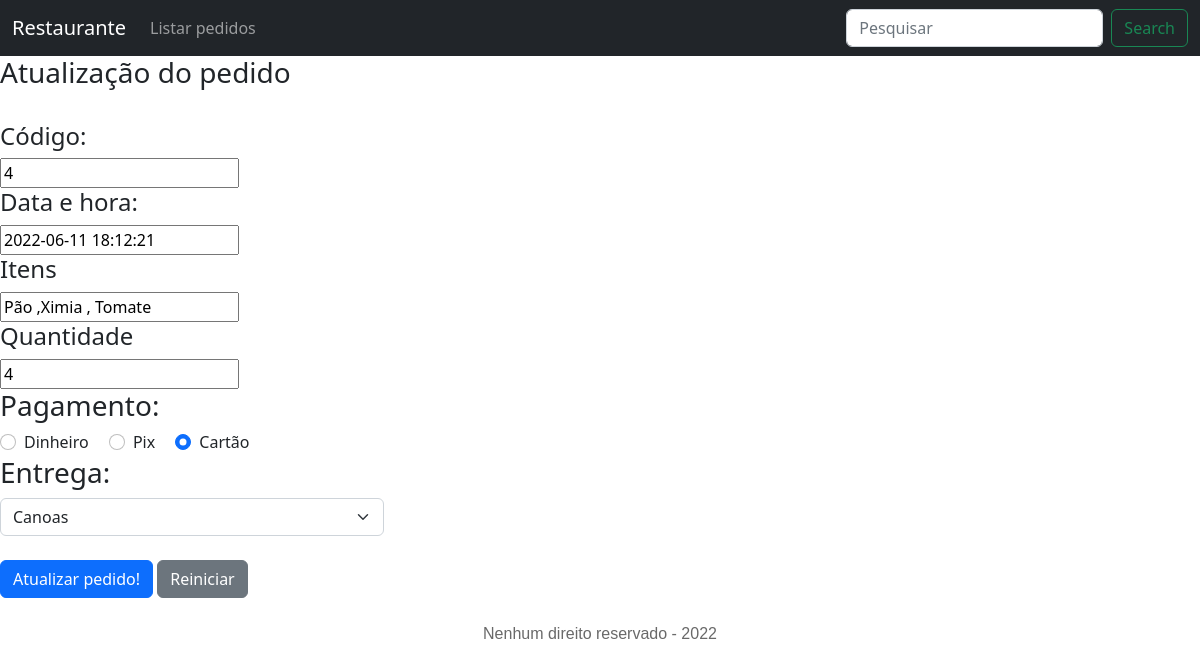
The page /public/atualiza.php?cod=4 on the database its author committed.
### tables this page shows
CREATE TABLE `pedidos` (
  `cod` int(11) NOT NULL,
  `data_hora` datetime DEFAULT NULL,
  `itens` text DEFAULT NULL,
  `quant` int(11) DEFAULT NULL,
  `pag` varchar(20) DEFAULT NULL,
  `local` varchar(20) DEFAULT NULL
);

### src/model/Database.php (called while the page is built, shortened)
<?php
class Database {
   private $connection;
   private function connect()
   {
       $this->connection = new PDO(
           'mysql:'.
           'host='.MYSQL_SERVER.';'.
           'dbname='.MYSQL_DATABASE.';'.
           'charset='.MYSQL_CHARSET,
           MYSQL_USER,
           MYSQL_PASS,
           array(PDO::ATTR_PERSISTENT => true)
       );
       $this->connection->setAttribute(PDO::ATTR_ERRMODE, PDO::ERRMODE_WARNING);
   }
   private function disconnect()
   {
       $this->connection = null;
   }
   public function select($sql, $parameters = null)
   {
        $result = null;
        try {
            if(!empty($parameters)){
                $myExecute = $this->connection->prepare($sql);
                $myExecute->execute($parameters);
                $result = $myExecute->fetchAll(PDO::FETCH_CLASS);
            } else {
                $myExecute = $this->connection->prepare($sql);
                $myExecute->execute();
                $result = $myExecute->fetchAll(PDO::FETCH_CLASS);
            }
        } catch (PDOException $error) {
            var_dump($error);
            return false;
        }
        return $result;
   }
}

### public/atualiza.php (the view, shortened to what this page needs)
<?php
require_once "../src/views/header_nav.php";
require_once "../src/model/Database.php";
if( isset($_GET['cod']) ) {
    $cod = $_GET['cod'];
} else {
    header('location: ../public/lista.php');
}
$db = new Database();
$resultDb = $db->select(
    "SELECT * FROM pedidos WHERE cod = $cod;"
);
?>
<form method="post" action="../banco/atualiza_pedido.php">
    <h3>Atualização do pedido</h3>
    <br>
    <h4>Código:</h4>
    <input type="text" name="cod" value="<?= $resultDb[0]->cod ?>" readonly/>
    <h4>Data e hora:</h4>
    <input type="text" name="data_hora" value="<?= $resultDb[0]->data_hora ?>" readonly/>
    <h4>Itens</h4>
    <input type="text" name="itens" value="<?= $resultDb[0]->itens ?>"/>
    <h4>Quantidade</h4>
    <input type="number" name="quant" value="<?= $resultDb[0]->quant ?>"/>
    <h3> Pagamento: </h3>
        <div class="form-check form-check-inline">
                <input type="radio" class="form-check-input" name="pgto" value="Dinheiro" <?= ($resultDb[0]->pag == 'Dinheiro') ? 'checked' : '' ?> /> Dinheiro
             </div>
        <div class="form-check form-check-inline">
                <input type="radio" class="form-check-input" name="pgto" value="Pix" <?= ($resultDb[0]->pag == 'Pix') ? 'checked' : '' ?> /> Pix
             </div>
        <div class="form-check form-check-inline">
                <input type="radio" class="form-check-input" name="pgto" value="Cartão" <?= ($resultDb[0]->pag == 'Cartão') ? 'checked' : '' ?> /> Cartão
             </div>
        <h3> Entrega: </h3>
        <div class="row">
            <div class="col-lg-4 col-sm-6">
                <select name="entrega" class="form-select" required>
                    <option value="<?= $resultDb[0]->local ?>"> <?= $resultDb[0]->local ?></option>
                </select>
            </div>
        </div>
<br>
        <input type="submit" value="Atualizar pedido!" class="btn btn-primary" />
        <input type="reset" value="Reiniciar" class="btn btn-secondary" />
</form>
<?php require_once "../src/views/footer.php"; ?>

### rows shown on the page
pedidos: cod "4", data_hora "2022-06-11 18:12:21", itens "Pão ,Ximia , Tomate", quant "4", pag "☑", entrega "Canoas"
